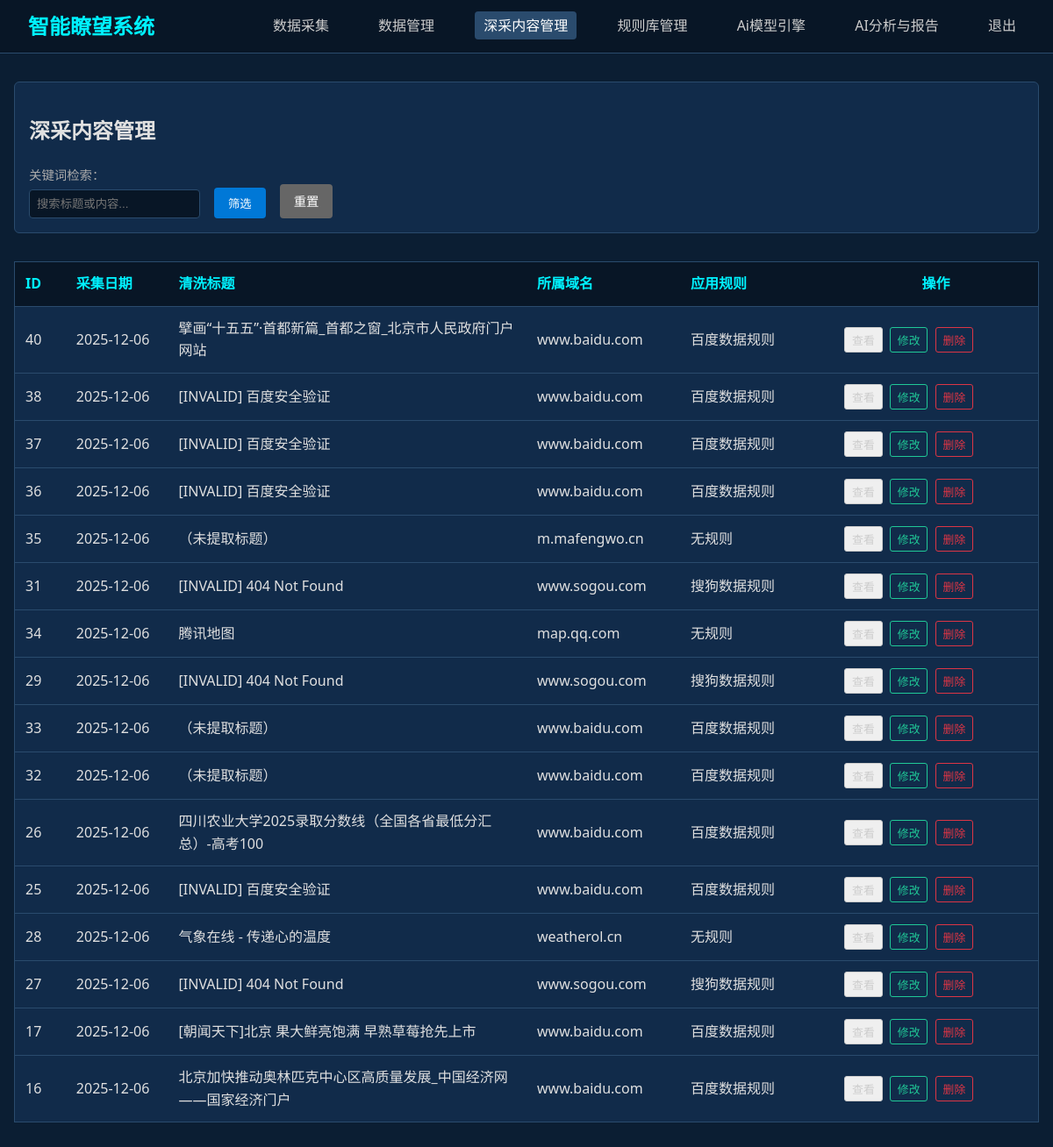
Screenshot of /content_management (signed in) with the database file from the repository.
### models.py (models this page shows, shortened)
class CrawlerDetail(db.Model):
    id = db.Column(db.Integer, primary_key=True)
    crawler_result_id = db.Column(db.Integer, db.ForeignKey('crawler_result.id'), nullable=False)
    rule_id = db.Column(db.Integer, db.ForeignKey('crawler_rule.id'), nullable=True)
    clean_title = db.Column(db.String(500), nullable=True)
    clean_content = db.Column(db.Text, nullable=True)
    raw_html = db.Column(db.Text, nullable=True)
    created_at = db.Column(db.DateTime, default=datetime.utcnow)
    crawler_result = db.relationship('CrawlerResult', backref=db.backref('details', lazy=True))
    rule = db.relationship('CrawlerRule', backref=db.backref('details', lazy=True))

class CrawlerResult(db.Model):
    id = db.Column(db.Integer, primary_key=True)
    keyword = db.Column(db.String(100), nullable=False)
    title = db.Column(db.String(200), nullable=False)
    summary = db.Column(db.Text, nullable=True)
    url = db.Column(db.Text, nullable=False)
    cover_url = db.Column(db.Text, nullable=True)
    content = db.Column(db.Text, nullable=True)
    created_at = db.Column(db.DateTime, default=datetime.utcnow)
    @property
    def domain(self):
        try:
            return urlparse(self.url).netloc
        except:
            return ""

class CrawlerRule(db.Model):
    id = db.Column(db.Integer, primary_key=True)
    rule_name = db.Column(db.String(100), nullable=True) # Added rule_name
    domain = db.Column(db.String(200), unique=True, nullable=False)
    site_name = db.Column(db.String(200), nullable=True)
    url_pattern = db.Column(db.String(500), nullable=True) # Added url_pattern
    title_xpath = db.Column(db.Text, nullable=True)
    content_xpath = db.Column(db.Text, nullable=True)
    headers = db.Column(db.Text, nullable=True) # JSON string
    created_at = db.Column(db.DateTime, default=datetime.utcnow)

### app.py (the view)
@app.route('/content_management')
def content_management():
    if 'user_id' not in session:
        return redirect(url_for('login'))
    keyword = request.args.get('keyword', '')
    query = CrawlerDetail.query
    if keyword:
        query = query.filter(CrawlerDetail.clean_title.contains(keyword) | CrawlerDetail.clean_content.contains(keyword))
    contents = query.order_by(CrawlerDetail.created_at.desc()).all()
    return render_template('content_management.html', contents=contents)

### templates/content_management.html (shortened to what this page needs)
<!DOCTYPE html>
<html lang="zh-CN">
<head>
    <link rel="stylesheet" href="{{ url_for('static', filename='style.css') }}">
</head>
<body>
    <nav class="navbar">
        <div class="logo">智能瞭望系统</div>
        <div class="nav-links">
            <a href="{{ url_for('dashboard') }}">数据采集</a>
            <a href="{{ url_for('data_management') }}">数据管理</a>
            <a href="{{ url_for('content_management') }}" class="active">深采内容管理</a>
            <a href="{{ url_for('rule_management') }}">规则库管理</a>
            <a href="{{ url_for('ai_engine') }}">Ai模型引擎</a>
            <a href="{{ url_for('ai_analysis') }}">AI分析与报告</a>
            <a href="{{ url_for('logout') }}">退出</a>
        </div>
    </nav>
    <div class="main-container">
        <section class="filter-section">
            <h2>深采内容管理</h2>
            <form method="GET" action="{{ url_for('content_management') }}" class="filter-form">
                <div class="form-group-inline">
                    <label>关键词检索：</label>
                    <input type="text" name="keyword" value="{{ request.args.get('keyword', '') }}" placeholder="搜索标题或内容...">
                </div>
                <button type="submit" class="btn-filter">筛选</button>
                <a href="{{ url_for('content_management') }}" class="btn-reset">重置</a>
            </form>
        </section>
        <section class="data-table-section">
            <table class="data-table">
                <thead>
                    <tr>
                        <th width="5%">ID</th>
                        <th width="10%">采集日期</th>
                        <th width="35%">清洗标题</th>
                        <th width="15%">所属域名</th>
                        <th width="15%">应用规则</th>
                        <th width="20%" style="text-align: center;">操作</th>
                    </tr>
                </thead>
                <tbody>
                    {% for item in contents %}
                    <tr id="row-{{ item.id }}">
                        <td>{{ item.id }}</td>
                        <td>{{ item.created_at.strftime('%Y-%m-%d') }}</td>
                        <td title="{{ item.clean_title }}">{{ item.clean_title or '（未提取标题）' }}</td>
                        <td>{{ item.crawler_result.domain }}</td>
                        <td>{{ item.rule.rule_name if item.rule else '无规则' }}</td>
                        <td class="col-actions">
                            <button class="btn-small btn-view-origin" onclick="openViewModal({{ item.id }})">查看</button>
                            <button class="btn-small btn-sniff" onclick="openEditModal({{ item.id }})">修改</button>
                            <button class="btn-small btn-delete" onclick="deleteContent('{{ item.id }}')">删除</button>
                        </td>
                    </tr>
                    {% else %}
                    <tr>
                        <td colspan="6" style="text-align:center;">暂无深采数据</td>
                    </tr>
                    {% endfor %}
                </tbody>
            </table>
        </section>
    </div>
</body>
</html>

### static/style.css (style rules this page uses)
:root { --primary-color: #00f2ff; --secondary-color: #0078d7; --bg-color: #0b1e33; --panel-bg: #112b4a; --text-color: #e0e0e0; --border-color: #2a4b6d; }
body { margin: 0; font-family: 'Segoe UI', Tahoma, Geneva, Verdana, sans-serif; background-color: var(--bg-color); color: var(--text-color); line-height: 1.6; }
a { color: var(--primary-color); text-decoration: none; }
.navbar { display: flex; justify-content: space-between; align-items: center; background: #081626; padding: 0 2rem; height: 60px; border-bottom: 1px solid var(--border-color); }
.navbar .logo { font-size: 1.5rem; font-weight: bold; color: var(--primary-color); }
.nav-links a { color: #ccc; margin-left: 2rem; padding: 5px 10px; border-radius: 4px; }
.nav-links a.active, .nav-links a:hover { background: var(--border-color); color: white; text-decoration: none; }
.main-container { max-width: 1200px; margin: 2rem auto; padding: 0 1rem; }
.data-table-section { overflow-x: auto; }
.data-table { width: 100%; border-collapse: collapse; background: var(--panel-bg); border: 1px solid var(--border-color); }
.data-table th, .data-table td { padding: 12px; text-align: left; border-bottom: 1px solid var(--border-color); }
.data-table th { background: #081626; color: var(--primary-color); }
.col-actions { white-space: nowrap; text-align: center; }
.btn-small { font-size: 0.8rem; padding: 4px 8px; border: 1px solid #ccc; color: #ccc; border-radius: 3px; margin-right: 4px; display: inline-block; cursor: pointer; }
.btn-small:last-child { margin-right: 0; }
.btn-delete { background: transparent; border-color: #dc3545; color: #dc3545; }
.btn-sniff { background: transparent; border-color: #20c997; color: #20c997; }
.filter-section { background: var(--panel-bg); padding: 1rem; border-radius: 6px; margin-bottom: 2rem; border: 1px solid var(--border-color); }
.filter-form { display: flex; gap: 1rem; align-items: flex-end; flex-wrap: wrap; }
.form-group-inline { display: flex; flex-direction: column; }
.form-group-inline label { margin-bottom: 5px; font-size: 0.9rem; color: #aaa; }
.form-group-inline input { padding: 8px; background: #081626; border: 1px solid var(--border-color); color: white; border-radius: 4px; }
.btn-filter { padding: 8px 16px; background: var(--secondary-color); color: white; border: none; border-radius: 4px; cursor: pointer; }
.btn-reset { padding: 8px 16px; background: #666; color: white; border: none; border-radius: 4px; cursor: pointer; font-size: 0.9rem; }

### rows the page displays
CrawlerDetail: id "40", created_at "2025-12-06", clean_title "擘画“十五五”·首都新篇_首都之窗_北京市人民政府门户网站", crawler_result.domain "www.baidu.com", rule "百度数据规则"
CrawlerDetail: id "38", created_at "2025-12-06", clean_title "[INVALID] 百度安全验证", crawler_result.domain "www.baidu.com", rule "百度数据规则"
CrawlerDetail: id "37", created_at "2025-12-06", clean_title "[INVALID] 百度安全验证", crawler_result.domain "www.baidu.com", rule "百度数据规则"
CrawlerDetail: id "36", created_at "2025-12-06", clean_title "[INVALID] 百度安全验证", crawler_result.domain "www.baidu.com", rule "百度数据规则"
CrawlerDetail: id "35", created_at "2025-12-06", clean_title "（未提取标题）", crawler_result.domain "m.mafengwo.cn", rule "无规则"
CrawlerDetail: id "31", created_at "2025-12-06", clean_title "[INVALID] 404 Not Found", crawler_result.domain "www.sogou.com", rule "搜狗数据规则"
CrawlerDetail: id "34", created_at "2025-12-06", clean_title "腾讯地图", crawler_result.domain "map.qq.com", rule "无规则"
CrawlerDetail: id "29", created_at "2025-12-06", clean_title "[INVALID] 404 Not Found", crawler_result.domain "www.sogou.com", rule "搜狗数据规则"
CrawlerDetail: id "33", created_at "2025-12-06", clean_title "（未提取标题）", crawler_result.domain "www.baidu.com", rule "百度数据规则"
CrawlerDetail: id "32", created_at "2025-12-06", clean_title "（未提取标题）", crawler_result.domain "www.baidu.com", rule "百度数据规则"
CrawlerDetail: id "26", created_at "2025-12-06", clean_title "四川农业大学2025录取分数线（全国各省最低分汇总）-高考100", crawler_result.domain "www.baidu.com", rule "百度数据规则"
CrawlerDetail: id "25", created_at "2025-12-06", clean_title "[INVALID] 百度安全验证", crawler_result.domain "www.baidu.com", rule "百度数据规则"
CrawlerDetail: id "28", created_at "2025-12-06", clean_title "气象在线 - 传递心的温度", crawler_result.domain "weatherol.cn", rule "无规则"
CrawlerDetail: id "27", created_at "2025-12-06", clean_title "[INVALID] 404 Not Found", crawler_result.domain "www.sogou.com", rule "搜狗数据规则"
CrawlerDetail: id "17", created_at "2025-12-06", clean_title "[朝闻天下]北京 果大鲜亮饱满 早熟草莓抢先上市", crawler_result.domain "www.baidu.com", rule "百度数据规则"
CrawlerDetail: id "16", created_at "2025-12-06", clean_title "北京加快推动奥林匹克中心区高质量发展_中国经济网——国家经济门户", crawler_result.domain "www.baidu.com", rule "百度数据规则"
